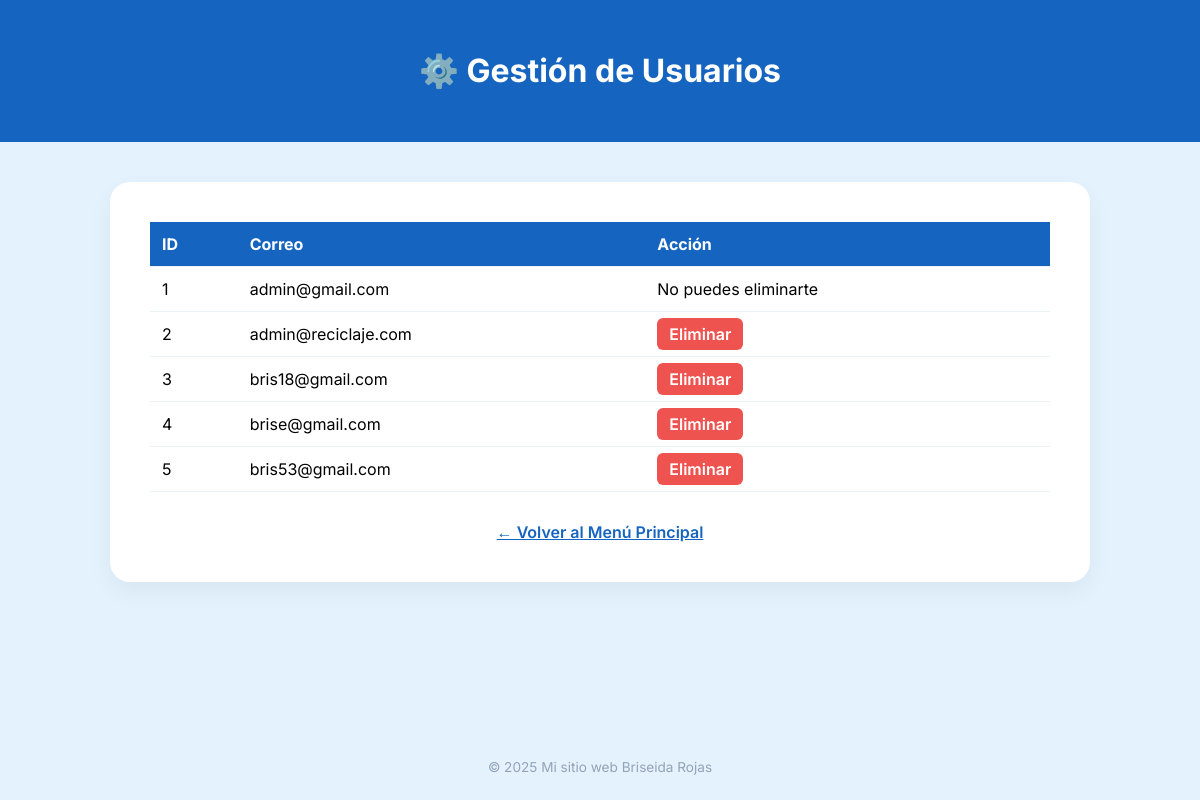
/gestion (signed in), run on the app's committed database.
### app.py (models this page shows, shortened)
class Usuario(UserMixin, db.Model):
    id = db.Column(db.Integer, primary_key=True)
    correo = db.Column(db.String(100), unique=True, nullable=False)
    password_hash = db.Column(db.String(200), nullable=False)
    rol = db.Column(db.String(20), default='usuario')

### app.py (the view)
@app.route('/gestion')
@login_required
@solo_admin
def gestion():
    usuarios = Usuario.query.all()
    return render_template('gestion.html', usuarios=usuarios)

### app.py (called while the page is built)
@login_manager.user_loader
def load_user(user_id):
    return Usuario.query.get(int(user_id))

def solo_admin(f):
    @wraps(f)
    def decorador(*args, **kwargs):
        if not current_user.is_authenticated or current_user.rol != "admin":
            abort(403)
        return f(*args, **kwargs)
    return decorador

### templates/gestion.html (shortened to what this page needs)
<!DOCTYPE html>
<html lang="es">
<head>
</head>
<body>
<header>
    <h1>⚙️ Gestión de Usuarios</h1>
</header>
<main class="container">
<table>
<tr>
    <th>ID</th>
    <th>Correo</th>
    <th>Acción</th>
</tr>
{% for usuario in usuarios %}
<tr>
    <td>{{ usuario.id }}</td>
    <td>{{ usuario.correo }}</td>
    <td>
        {% if usuario.id != current_user.id %}
        <a href="{{ url_for('eliminar_usuario', id=usuario.id) }}" class="btn-delete" onclick="return confirm('¿Seguro que quieres eliminar a {{ usuario.correo }}?');">Eliminar</a>
        {% else %}
        No puedes eliminarte
        {% endif %}
    </td>
</tr>
{% endfor %}
</table>
<a href="{{ url_for('index') }}" class="back-link">← Volver al Menú Principal</a>
</main>
<footer>
&copy; 2025 Mi sitio web Briseida Rojas
</footer>
</body>
</html>

### templates/gestion.html (style rules this page uses)
body { font-family:'Inter', sans-serif; background:#E3F2FD; margin:0; padding:0; display:flex; flex-direction:column; min-height:100vh; }
header { background:#1565C0; color:white; text-align:center; padding:30px 0; }
.container { max-width:900px; width:95%; margin:40px auto; background:white; padding:40px; border-radius:20px; box-shadow:0 10px 25px rgba(0,0,0,0.05); }
table { width:100%; border-collapse:collapse; }
th, td { padding:12px; border-bottom:1px solid #edf2f7; text-align:left; }
th { background:#1565C0; color:white; }
.btn-delete { background:#ef5350; color:white; padding:6px 12px; border-radius:6px; font-weight:600; text-decoration:none; }
.back-link { display:block; margin-top:30px; text-align:center; color:#1565C0; font-weight:600; }
footer { margin-top:auto; padding:25px; text-align:center; color:#94a3b8; font-size:0.85rem; }

### data on the page
Usuario: id "1", correo "admin@gmail.com", shows "No puedes eliminarte"
Usuario: id "2", correo "admin@reciclaje.com"
Usuario: id "3", correo "bris18@gmail.com"
Usuario: id "4", correo "brise@gmail.com"
Usuario: id "5", correo "bris53@gmail.com"
